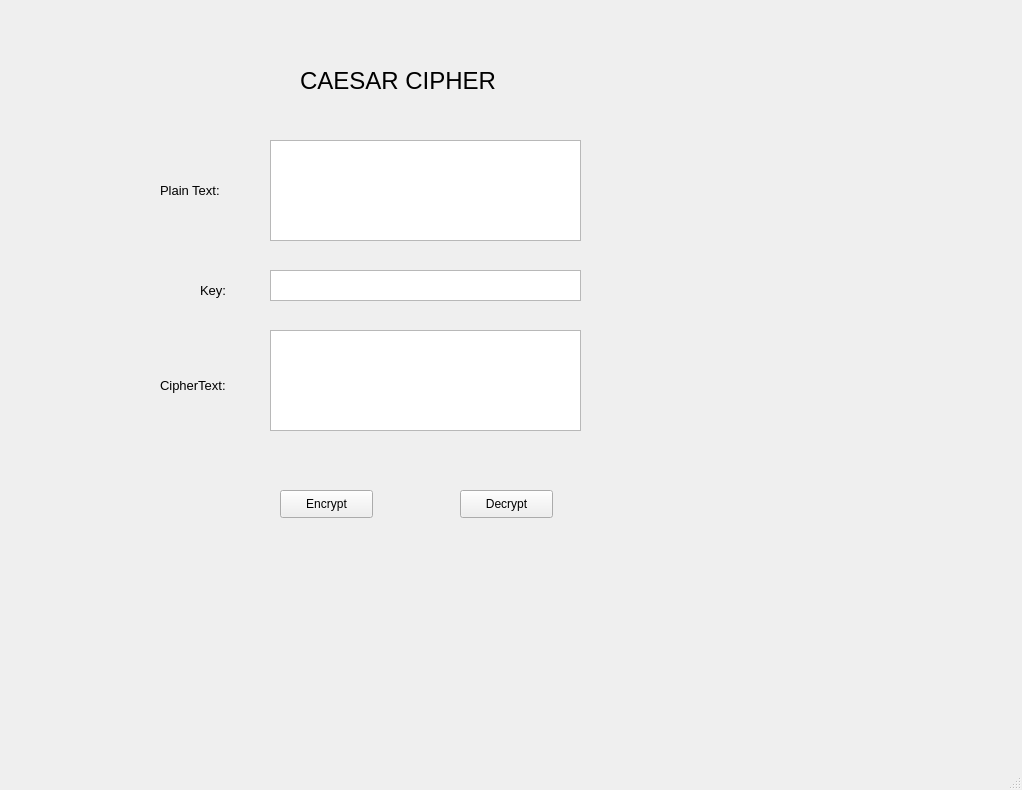
<?xml version="1.0" encoding="UTF-8"?>
<ui version="4.0">
 <class>MainWindow</class>
 <widget class="QMainWindow" name="MainWindow">
  <property name="geometry">
   <rect>
    <x>0</x>
    <y>0</y>
    <width>1022</width>
    <height>790</height>
   </rect>
  </property>
  <property name="windowTitle">
   <string>MainWindow</string>
  </property>
  <widget class="QWidget" name="centralwidget">
   <widget class="QTextEdit" name="txt_ciphertext">
    <property name="geometry">
     <rect>
      <x>270</x>
      <y>330</y>
      <width>311</width>
      <height>101</height>
     </rect>
    </property>
   </widget>
   <widget class="QTextEdit" name="txt_plaintext">
    <property name="geometry">
     <rect>
      <x>270</x>
      <y>140</y>
      <width>311</width>
      <height>101</height>
     </rect>
    </property>
   </widget>
   <widget class="QTextEdit" name="txt_key">
    <property name="geometry">
     <rect>
      <x>270</x>
      <y>270</y>
      <width>311</width>
      <height>31</height>
     </rect>
    </property>
   </widget>
   <widget class="QLabel" name="label">
    <property name="geometry">
     <rect>
      <x>300</x>
      <y>40</y>
      <width>251</width>
      <height>81</height>
     </rect>
    </property>
    <property name="font">
     <font>
      <pointsize>18</pointsize>
     </font>
    </property>
    <property name="text">
     <string>CAESAR CIPHER</string>
    </property>
   </widget>
   <widget class="QLabel" name="label_2">
    <property name="geometry">
     <rect>
      <x>160</x>
      <y>170</y>
      <width>91</width>
      <height>41</height>
     </rect>
    </property>
    <property name="font">
     <font>
      <pointsize>10</pointsize>
     </font>
    </property>
    <property name="text">
     <string>Plain Text:</string>
    </property>
   </widget>
   <widget class="QLabel" name="label_3">
    <property name="geometry">
     <rect>
      <x>200</x>
      <y>270</y>
      <width>55</width>
      <height>41</height>
     </rect>
    </property>
    <property name="font">
     <font>
      <pointsize>10</pointsize>
     </font>
    </property>
    <property name="text">
     <string>Key:</string>
    </property>
   </widget>
   <widget class="QLabel" name="label_4">
    <property name="geometry">
     <rect>
      <x>160</x>
      <y>360</y>
      <width>101</width>
      <height>51</height>
     </rect>
    </property>
    <property name="font">
     <font>
      <pointsize>10</pointsize>
     </font>
    </property>
    <property name="text">
     <string>CipherText:</string>
    </property>
   </widget>
   <widget class="QPushButton" name="btn_encrypt">
    <property name="geometry">
     <rect>
      <x>280</x>
      <y>490</y>
      <width>93</width>
      <height>28</height>
     </rect>
    </property>
    <property name="text">
     <string>Encrypt</string>
    </property>
   </widget>
   <widget class="QPushButton" name="btn_decrypt">
    <property name="geometry">
     <rect>
      <x>460</x>
      <y>490</y>
      <width>93</width>
      <height>28</height>
     </rect>
    </property>
    <property name="text">
     <string>Decrypt</string>
    </property>
   </widget>
  </widget>
  <widget class="QMenuBar" name="menubar">
   <property name="geometry">
    <rect>
     <x>0</x>
     <y>0</y>
     <width>1022</width>
     <height>26</height>
    </rect>
   </property>
  </widget>
  <widget class="QStatusBar" name="statusbar"/>
 </widget>
 <resources/>
 <connections/>
</ui>
